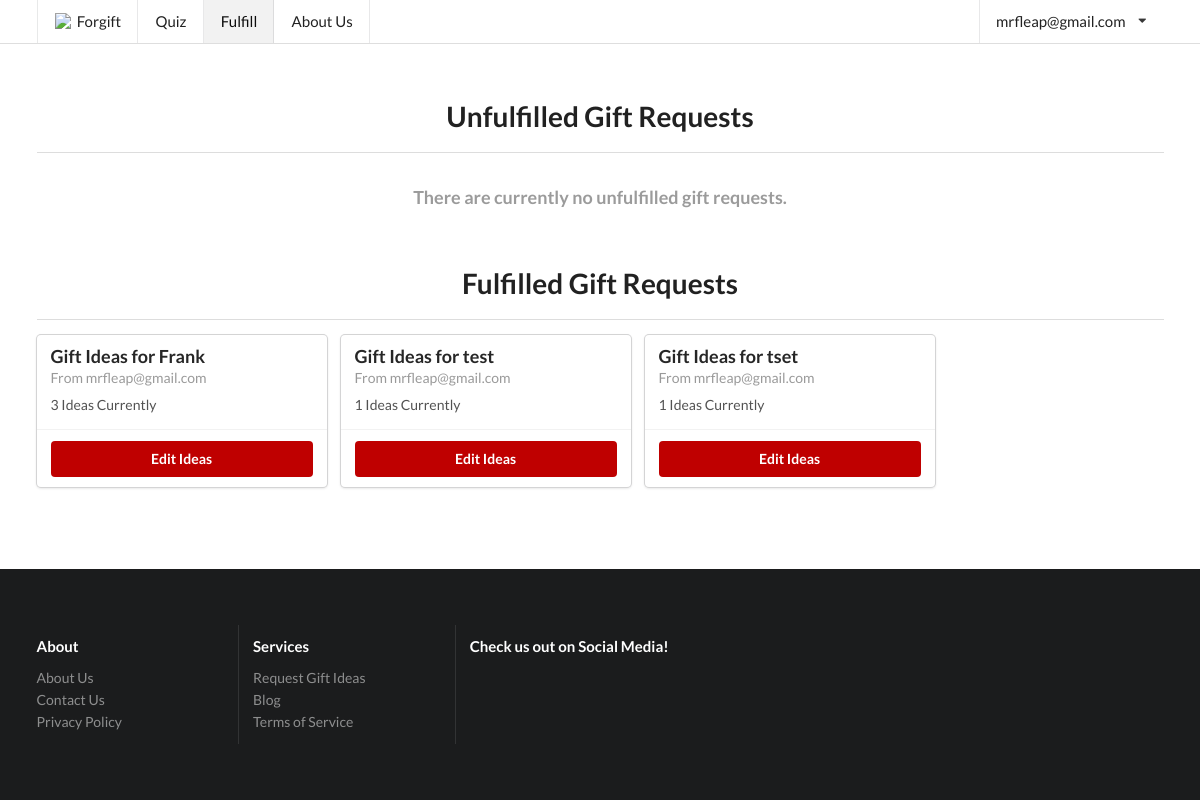
/fulfill/ (signed in), run on an earlier commit of the app's database.
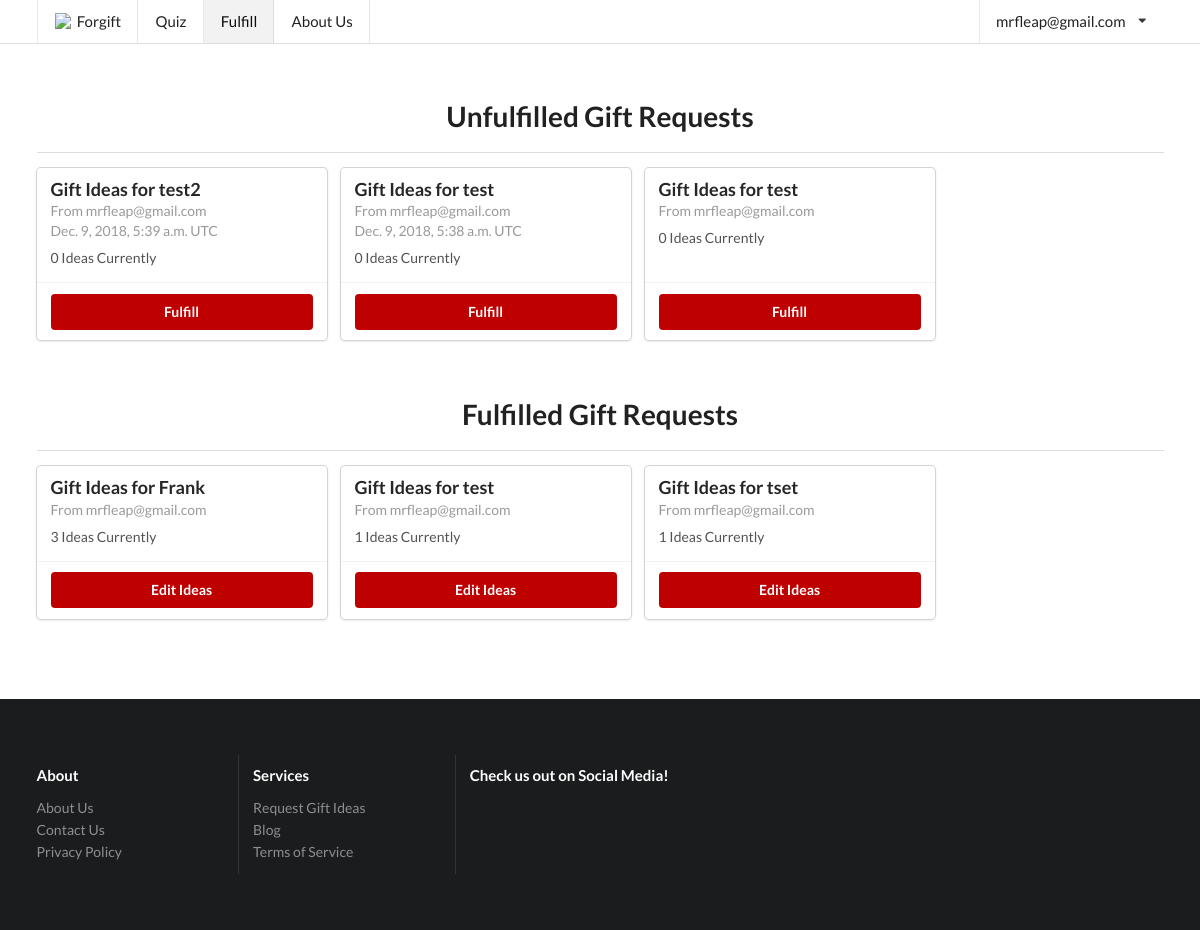
And on a later commit of the database.
### forgyftapp/models.py (models this page shows, shortened)
class Slug(OnCreate, models.Model):
	_slug = models.SlugField(max_length=7, blank=True)
	class Meta:
		abstract = True

class User(AbstractUser, Slug):
	email_confirmed = models.BooleanField(default=False)

class OnCreate:
	def onCreate(self):
		pass

class GifteeProfile(models.Model, OnCreate):
	name = models.TextField(max_length=150)
	gender = models.CharField(max_length=80, choices=gender.GENDER_CHOICES)
	age = models.IntegerField()
	relationship = models.TextField(max_length=6000)
	price_upper = models.IntegerField()
	interests = models.TextField(max_length=6000)
	existing_related_items = models.TextField(max_length=6000)
	extra_info = models.TextField(max_length=6000, blank=True, null=True)
	occasion = models.TextField(max_length=6000)
	published = models.BooleanField(default=False)
	emailed_about_publish = models.BooleanField(default=False)
	user = models.ForeignKey(User, on_delete=models.CASCADE)
	feedback = models.OneToOneField(GiftFeedback, on_delete=models.SET_NULL, null=True)
	created = models.DateTimeField(editable=False, null=True, blank=True)

class GiftIdea(models.Model, OnCreate):
	idea = models.TextField()
	link = models.URLField(max_length=2400)
	image = models.URLField(max_length=2400, blank=True, null=True)
	explanation = models.TextField()
	published = models.BooleanField(default=False)
	giftee_profile = models.ForeignKey(GifteeProfile, related_name="ideas", on_delete=models.CASCADE)
	clicks = models.IntegerField(default=0)

### forgyftapp/views/basic_views.py (the view)
# urls.py: url(r'^fulfill/?$', basic_views.fulfill, name='fulfill'),
@staff_member_required
def fulfill(request, profile=None):
	if profile:
		giftee_profile = get_object_or_404(GifteeProfile, pk=profile)
		if request.method == "POST":
			gift_ideas = GiftIdeaFormSet(request.POST, instance=giftee_profile)
			i = 0
			for form in gift_ideas:
				if len(form.changed_data) == 1 and form.changed_data[0] == "published":
					form.changed_data = []
				i += 1
			if gift_ideas.is_valid():
				gift_ideas.save()
				published = False
				for form in gift_ideas:
					if len(gift_ideas.forms[0].cleaned_data) > 0 and gift_ideas.forms[0].cleaned_data["published"]:
						published = True
				if published:
					giftee_profile.submit(request)
				else:
					giftee_profile.unsubmit()
				return redirect("forgyftapp:fulfill", profile=profile)
		else:
			gift_ideas = GiftIdeaFormSet(instance=giftee_profile)
		published = giftee_profile.published or (hasattr(gift_ideas.forms[0], "cleaned_data") and gift_ideas.forms[0].cleaned_data["published"])
		return render(request, "fulfill.html", {"giftee_profile": giftee_profile, "gift_ideas": gift_ideas,
		                                        "page": "fulfill", "published": published})
	else:
		giftee_profiles_unpublished = GifteeProfile.objects.filter(published=False).order_by('-created')
		giftee_profile_published = GifteeProfile.objects.filter(published=True).order_by('-created')
		return render(request, "fulfill.html", {"giftee_profiles_unpublished": giftee_profiles_unpublished,
		                                        "page": "fulfill", "giftee_profile_published": giftee_profile_published})

### forgyftapp/templates/fulfill.html (shortened to what this page needs)
{% extends "base/base.html" %}
{% block content %}
<div class="ui main container" style="padding-bottom: 48px">
    {% if gift_ideas %}
    <h1 style="text-align: center; padding-bottom: 4px">Enter Gift Ideas
        for {{ giftee_profile.name }} by {{ giftee_profile.user.first_name }}'s request</h1>
    <div>
        <form action="" method="post" id="ideaForm">{% csrf_token %}
            {{ form.as_p }}
            <table class="ui table" style="margin-top: 0">
                {{ gift_ideas.management_form }}
                {% for form in gift_ideas.forms %}
                {% if forloop.first %}
                    <thead>
                    <tr>
                        {% for field in form.visible_fields %}
                            <th>{{ field.label|capfirst }}</th>
                        {% endfor %}
                    </tr>
                    </thead>
                {% endif %}
                <tbody>
                <tr class="{% cycle row1 row2 %} formset_row">
                    {% for field in form.visible_fields %}
                    <td>
                        {% if forloop.first %}
                            {% if form.instance.pk %}{{ form.DELETE }}{% endif %}
                            {% for hidden in form.hidden_fields %}
                                {{ hidden }}
                            {% endfor %}
                        {% endif %}
                        {% if field.errors %}
                            <div class="ui list">
                                {% for error in field.errors %}
                                    <div class="item">
                                        <div class="ui negative message">
                                            <p>
                                                {{ error }}
                                            </p>
                                        </div>
                                    </div>
                                {% endfor %}
                            </div>
                        {% endif %}
                        {% if "textarea" in field.field.widget.template_name %}
                        <div class="field">
                            {% if field.help_text %}
                            <label style="font-weight: 100; font-size: 13px; display: inline">
                                -
                                {% autoescape off %}
                                {{ field.help_text }}
                                {% endautoescape %}
                            </label>
                            {% endif %}
                            <textarea rows="{{ field.field.widget.attrs.rows }}" name="{{ field.html_name }}"
                                      id="{{ field.id_for_label }}"
                                      style="width: 100%">{% if field.value %}{{ field.value }}{% endif %}</textarea>
                        </div>
                        {% elif field.field.widget.input_type == "checkbox" and field.label != "Delete" %}
                        <div class="inline field">
                            <div class="ui toggle checkbox">
                                <input {% if field.value == True %}checked{% endif %}
                                       type="checkbox" tabindex="0" class="hidden toggle"
                                       style="display: inline"
                                       name="{{ field.html_name }}"
                                       id="{{ field.id_for_label }}">
                                {% if field.help_text %}
                                <p style="font-weight: 100; display: inline"> -
                                    {% autoescape off %}
                                    {{ field.help_text }}{% endautoescape %}</p>
                                {% endif %}
                            </div>
                        </div>
                        {% else %}
                        {% if field.label != "Delete" %}
                        <div class="field">
                            {% if field.help_text %}
                            <label style="font-weight: 100; font-size: 13px; display: inline">
                                {% autoescape off %}
                                - {{ field.help_text }}
                                {% endautoescape %}
                            </label>
                            {% endif %}
                            <div class="ui input" style="width: 100%">{{ field }}</div>
                        </div>
                        {% endif %}
                        {% endif %}
                    </td>
                    {% endfor %}
                </tr>
                </tbody>
                {% endfor %}
            </table>
            <div class="ui one column stackable center aligned page grid">
                <div class="column sixteen wide">
                    <div class="ui fluid buttons">
                        <input class="ui positive button" type="submit" value="Save"/>
                        <div class="or"></div>
                        <a class="ui negative button" href="{% url 'forgyftapp:fulfill' %}">Back</a>
                    </div>
                    <a class="ui button" href="{{ giftee_profile.admin_url }}" style="margin-top: 8px">
                        View on Admin Site
                    </a>
                </div>
            </div>
        </form>
    </div>
    {% if giftee_profile.ideas and giftee_profile.emailed_about_publish %}
        <div style="padding-top: 16px">
            <div class="ui container segment" style="width: 100%">
                <h3 class="ui header">Link Click Analytics</h3>
                <table class="ui celled table">
                    <thead>
                    <tr>
                        <th>Idea</th>
                        <th>Idea Link</th>
                        <th>Clicks</th>
                    </tr>
                    </thead>
                    <tbody>
                    {% for idea in giftee_profile.ideas.all %}
                        <tr>
                            <td><a href="{{ idea.link }}">{{ idea.idea }}</a></td>
                            <td>{{ idea.explanation }}</td>
                            <td>{{ idea.clicks }}</td>
                        </tr>
                    {% endfor %}
                    </tbody>
                </table>
            </div>
        </div>
    {% endif %}
    {% if giftee_profile.feedback %}
        <div style="padding-top: 16px">
            <div class="ui container segment" style="width: 100%">
                <h3 class="ui header">Gift Ideas Feedback</h3>
                <div class="ui dividing sub header">Rating</div>
                <p>{{ giftee_profile.feedback.rating }}/5</p>
                <div class="ui dividing sub header">Feedback</div>
                <p>{{ giftee_profile.feedback.feedback }}</p>
                <div class="ui dividing sub header">Purchased</div>
                <p>{{ giftee_profile.feedback.bought|yesno:"Purchased,Not Purchased" }}</p>
            </div>
        </div>
    {% endif %}
    <div class="ui basic segment" style="width: 100%; padding-right: 0; padding-left: 0">
        {% include "base/giftee_profile.html" %}
    </div>
    {% else %}
    <h1 style="text-align: center; padding-bottom: 4px">Unfulfilled Gift Requests</h1>
    <div class="ui divider"></div>
    <div style="margin-left:auto;margin-right:auto;">
        <div {% if giftee_profiles_unpublished %}class="ui cards"{% endif %}>
            {% for giftee_profile in giftee_profiles_unpublished %}
                <div class="u card">
                    <div class="content">
                        <div class="header">
                            Gift Ideas for {{ giftee_profile.name }}
                        </div>
                        <div class="meta">
                            From {{ giftee_profile.user.email }}
	                        {% if giftee_profile.created %}<br>{{ giftee_profile.created }} UTC{% endif %}
                        </div>
                        <div class="description">
                            {{ giftee_profile.ideas.get_queryset|length }} Ideas Currently
                        </div>
                    </div>
                    <div class="extra content">
                        <div class="ui two buttons">
                            <a class="ui primary button"
                               href="{% url "forgyftapp:fulfill" profile=giftee_profile.pk %}">Fulfill</a>
                        </div>
                    </div>
                </div>
                {% empty %}
                <div class="ui disabled header" style="text-align: center; width: 100%; margin-top: 32px;">There
                    are currently no unfulfilled gift requests.
                </div>
            {% endfor %}
        </div>
    </div>
    <h1 style="text-align: center; padding-bottom: 4px; padding-top: 32px">Fulfilled Gift Requests</h1>
    <div class="ui divider"></div>
    <div style="margin-left:auto;margin-right:auto;">
        <div class="ui cards">
            {% for giftee_profile in giftee_profile_published %}
                <div class="ui card">
                    <div class="content">
                        <div class="header">
                            Gift Ideas for {{ giftee_profile.name }}
                        </div>
                        <div class="meta">
                            From {{ giftee_profile.user.email }}
                        </div>
                        <div class="description">
                            {{ giftee_profile.ideas.get_queryset|length }} Ideas Currently
                        </div>
                    </div>
                    <div class="extra content">
                        <div class="ui two buttons">
                            <a class="ui primary button"
                               href="{% url "forgyftapp:fulfill" profile=giftee_profile.pk %}">Edit Ideas</a>
                        </div>
                    </div>
                </div>
                {% empty %}
                <div class="ui disabled header" style="text-align: center; width: 100%; margin-top: 32px;">There
                    are currently no fulfilled gift requests.
                </div>
            {% endfor %}
        </div>
    </div>
    {% endif %}
</div>
<script src="{% load static %}{% static "semantic/components/checkbox.min.js" %}"></script>
<script src="{% load static %}{% static "jquery.formset.js" %}"></script>
{% endblock %}

### forgyftapp/templates/base/navbar.html (shortened to what this page needs)
<a class="{% if page == "home" %}active {% endif %}item" href="{% url "forgyftapp:index" %}">
{% if not pointing %}
	<img class="logo" src="{% load static %}{% static "favicon/favicon-32x32.png" %}"
	     style="width: 18px; margin-right: 4px"> Forgift </a>
{% else %}
	Home
{% endif %}
</a>
<a class="{% if page == "request" %}active {% endif %}item" href="{% url "forgyftapp:request" %}">Quiz</a>
{% if user.is_staff %}
	<a class="{% if page == "fulfill" %}active {% endif %}item" href="{% url "forgyftapp:fulfill" %}">Fulfill</a>
{% endif %}
<a class="{% if page == "about" %}active {% endif %}item" href="{% url "forgyftapp:about" %}">About Us</a>
<div class="right menu">
	{% if not request.user.is_authenticated %}
		<div class="item button">
			<a class="ui button" href="{% url "forgyftapp:login" %}">Login</a>
		</div>
		<div class="item button">
			<a class="ui primary button" href="{% url "forgyftapp:signup" %}">Sign up</a>
		</div>
	{% else %}
		<div class="ui simple dropdown item">
			{{ request.user.email }}
			<i class="dropdown icon"></i>
		</div>
	{% endif %}
</div>

What changed in the data, as far as the page shows it:
added GifteeProfile: name "test2", user.email "mrfleap@gmail.com", created "Dec. 9, 2018, 5:39 a.m.", ideas.get_queryset|length "0", shown under "Unfulfilled Gift Requests"
added GifteeProfile: name "test", user.email "mrfleap@gmail.com", created "Dec. 9, 2018, 5:38 a.m.", ideas.get_queryset|length "0", shown under "Unfulfilled Gift Requests"
added GifteeProfile: name "test", user.email "mrfleap@gmail.com", ideas.get_queryset|length "0", shown under "Unfulfilled Gift Requests"
Also different on the page:
text no longer shown: "There are currently no unfulfilled gift requests."
